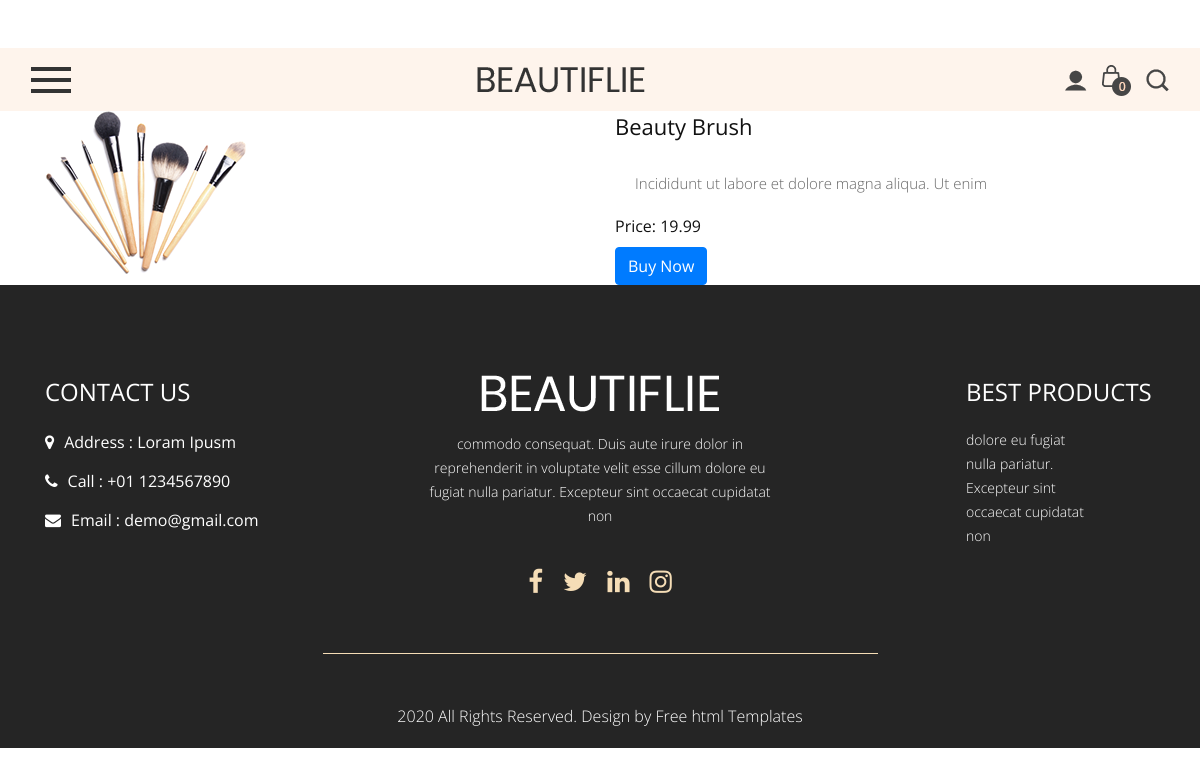
Page /welcome/product/2/ on the committed database.
### welcome/models.py (models this page shows, shortened)
class Product(models.Model):
    title = models.CharField(max_length=255)
    description = models.TextField()
    price = models.DecimalField(max_digits=10, decimal_places=2)
    image = models.ImageField(upload_to='product_images/')
    button = models.CharField(max_length=255)

### welcome/views.py (the view)
# urls.py: path('product/<int:id>/', views.product_detail, name='product_detail'),
def product_detail(request, id):
    product = get_object_or_404(Product, id=id)
    return render(request, 'product_detail.html', {'product': product})

### templates/product_detail.html
{% extends "base.html" %}
{% load static %}
{% block content %}
<div class="container mt-5">
    <div class="row">
        <div class="col-md-6">
            <img src="{{ product.image.url }}" class="img-fluid" alt="{{ product.title }}">
        </div>
        <div class="col-md-6">
            <h2>{{ product.title }}</h2>
            <p>{{ product.description }}</p>
            <h4>Price: {{ product.price }}</h4>
            <a href="#" class="btn btn-primary">{{ product.button }}</a>
        </div>
    </div>
</div>
{% endblock %}

### assets/css/style.css (style rules this page uses)
* { box-sizing: border-box !important; transition: ease all 0.5s; }
html { scroll-behavior: smooth; }
body { color: #666666; font-size: 14px; line-height: 1.80857; font-weight: normal; overflow-x: hidden; font-family: 'Open Sans', sans-serif; }
a { color: #1f1f1f; text-decoration: none !important; outline: none !important; -webkit-transition: all .3s ease-in-out; -moz-transition: all .3s ease-in-out; -ms-transition: all .3s ease-in-out; -o-transition: all .3s ease-in-out; transition: all .3s ease-in-out; }
h1, h2, h3, h4, h5, h6 { letter-spacing: 0; font-weight: normal; position: relative; padding: 0 0 10px 0; font-weight: normal; line-height: normal; color: #111111; margin: 0 }
h2 { font-size: 22px }
h4 { font-size: 16px }
*, *::after, *::before { -webkit-box-sizing: border-box; -moz-box-sizing: border-box; box-sizing: border-box; }
p { margin: 20px; font-weight: 300; font-size: 15px; line-height: 24px; }
a { color: #222222; text-decoration: none; outline: none !important; }
a, .btn { text-decoration: none !important; outline: none !important; -webkit-transition: all .3s ease-in-out; -moz-transition: all .3s ease-in-out; -ms-transition: all .3s ease-in-out; -o-transition: all .3s ease-in-out; transition: all .3s ease-in-out; }
img { max-width: 100%; height: auto; }

### rows in the picture
Product: image (picture), title "Beauty Brush", description "Incididunt ut labore et dolore magna aliqua. Ut enim", price "19.99", button "Buy Now"
